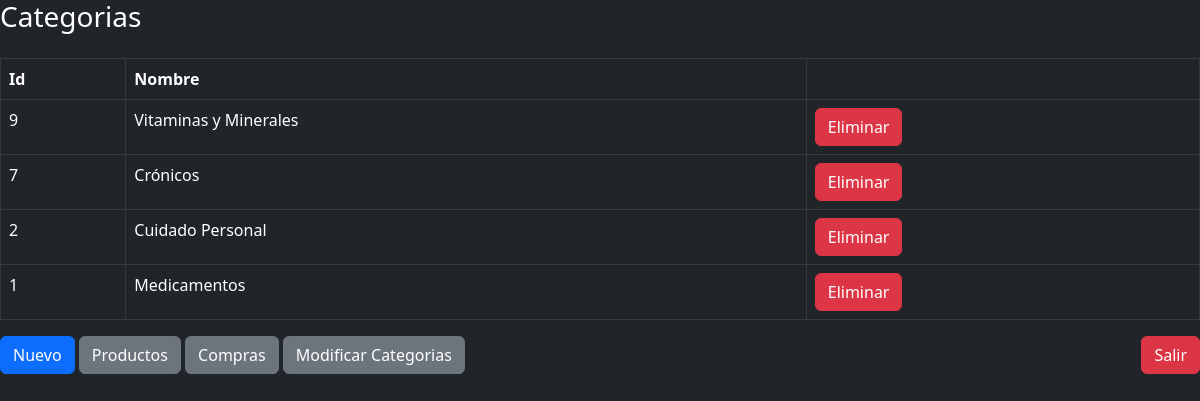
The app's page /controller/admin/categorias.php (signed in) with its own data.
### tables this page shows
CREATE TABLE `categorias` (
  `id` int(11) NOT NULL,
  `categoria` varchar(50) NOT NULL
);

### controller/admin/categorias.php (the view, shortened to what this page needs)
<?php
require_once "../../model/conectar.php";
?>
<!DOCTYPE html>
<html lang="en">
<head>
    <link href="https://cdn.jsdelivr.net/npm/bootstrap@5.2.0-beta1/dist/css/bootstrap.min.css" rel="stylesheet"
>
</head>
<body class="bg-dark">
    <div class="d-sm-flex align-items-center justify-content-between mb-4">
        <h1 class="h3 mb-0 text-white bg-dark">Categorias</h1>
    </div>
    <div class="row">
        <div class="col-md-12">
            <div class="table-responsive">
                <table class="table table-dark table-hover table-bordered" style="width: 100%;">
                    <thead class="thead-dark">
                        <tr>
                            <th>Id</th>
                            <th>Nombre</th>
                            <th></th>
                        </tr>
                    </thead>
                    <tbody>
                        <?php
                    $query = $conn->prepare("SELECT * FROM categorias ORDER BY id DESC");
                    $query->execute();
                    $resultado = $query -> fetchALL(PDO::FETCH_ASSOC);
                    foreach($resultado as $row) { ?>
                        <tr>
                            <td><?php echo $row['id']; ?></td>
                            <td><?php echo $row['categoria']; ?></td>
                            <td>
                                <form method="post"
                                    action="eliminarCategorias.php?accion=cat&id=<?php echo $row['id']; ?>"
                                    class="d-inline eliminar">
                                    <button class="btn btn-danger" type="submit">Eliminar</button>
                                </form>
                            </td>
                        </tr>
                        <?php } ?>
                    </tbody>
                </table>
            </div>
        </div>
    </div>
    <button type="button" class="btn btn-primary" data-bs-toggle="modal" data-bs-target="#categorias">
        Nuevo</button>
    <a class="btn btn-secondary" href="productos.php" role="button">Productos</a>
    <a class="btn btn-secondary" href="compras.php" role="button">Compras</a>
    <a class="btn btn-secondary" href="modificarCategorias.php" role="button">Modificar Categorias</a>
    <a class="btn btn-danger float-end" href="cerrarSesion.php" role="button">Salir</a>
</body>
</html>

### records on screen
categorias: id "9", categoria "Vitaminas y Minerales"
categorias: id "7", categoria "Crónicos"
categorias: id "2", categoria "Cuidado Personal"
categorias: id "1", categoria "Medicamentos"
